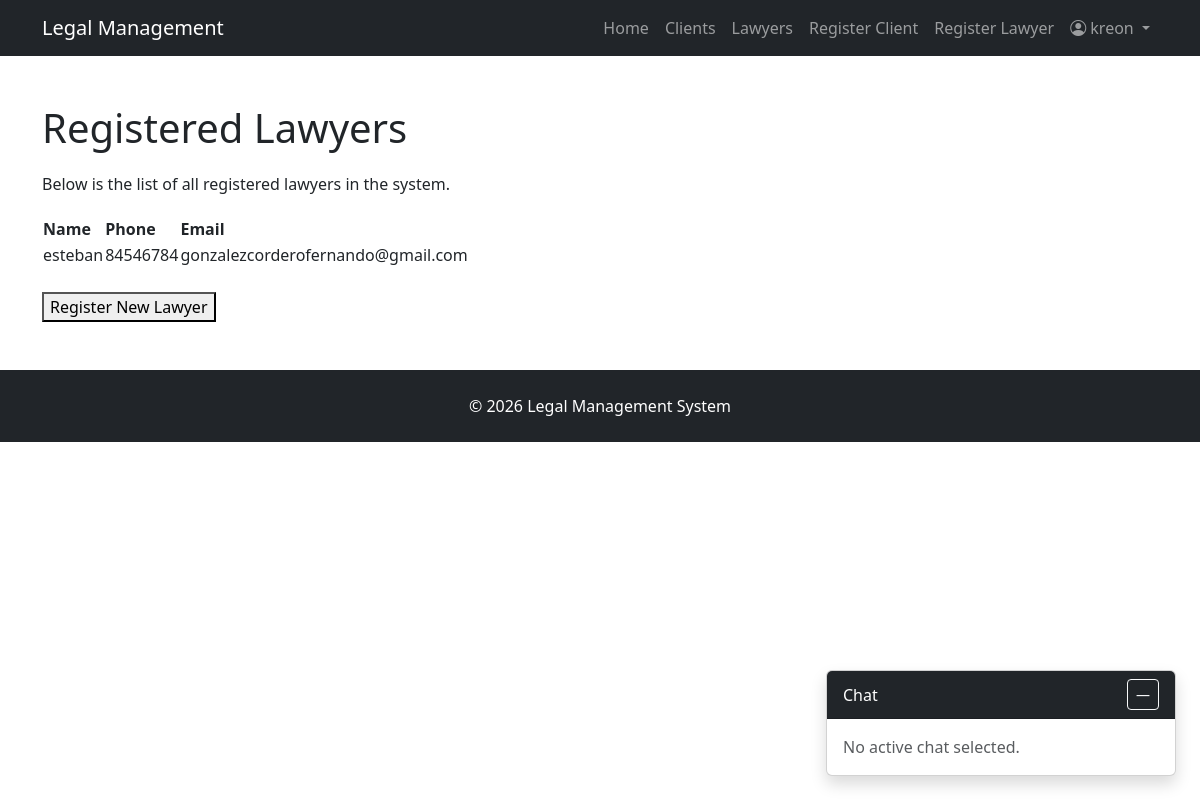
/lawyers/ (signed in), run on the app's committed database.
### pagina_web/models.py (models this page shows, shortened)
class Lawyer(models.Model):
    user = models.OneToOneField(
        User,
        on_delete=models.CASCADE,
        related_name="lawyer_profile"
    )
    name = models.CharField(max_length=150)
    phone = models.CharField(max_length=30)
    email = models.EmailField(unique=True)
    gps_location = models.CharField(
        max_length=255,
        blank=True,
        null=True,
        help_text="Example: 9.9281, -84.0907"
    )
    webpage = models.URLField(
        blank=True,
        null=True
    )
    carne = models.CharField(
        max_length=100,
        unique=True,
        blank=True,
    )
    photo = models.ImageField(
        upload_to="lawyer_photos/",
        blank=True,
        null=True,
    )

### pagina_web/views.py (the view)
def lawyer_list(request):
    lawyers = Lawyer.objects.all()
    return render(
        request,
        "pagina_web/lawyer_list.html",
        {"lawyers": lawyers},
    )

### pagina_web/templates/pagina_web/lawyer_list.html (shortened to what this page needs)
{% extends "pagina_web/base.html" %}
{% block content %}
<h1>Registered Lawyers</h1>
<p style="margin:20px 0;">
    Below is the list of all registered lawyers in the system.
</p>
<table>
    <thead>
        <tr>
            <th>Name</th>
            <th>Phone</th>
            <th>Email</th>
        </tr>
    </thead>
    <tbody>
    {% for lawyer in lawyers %}
        <tr>
            <td>{{ lawyer.name }}</td>
            <td>{{ lawyer.phone }}</td>
            <td>{{ lawyer.email }}</td>
        </tr>
    {% empty %}
        <tr>
            <td colspan="3">
                No lawyers have been registered yet.
            </td>
        </tr>
    {% endfor %}
    </tbody>
</table>
<br>
<a href="{% url 'register_lawyer' %}">
    <button>Register New Lawyer</button>
</a>
{% endblock %}

### pagina_web/templates/pagina_web/base.html (shortened to what this page needs)
<!DOCTYPE html>
<html lang="en">
<head>
    <link href="https://cdn.jsdelivr.net/npm/bootstrap-icons@1.11.3/font/bootstrap-icons.css" rel="stylesheet">
    <link href="https://cdn.jsdelivr.net/npm/bootstrap@5.3.3/dist/css/bootstrap.min.css" rel="stylesheet">
</head>
<body>
<nav class="navbar navbar-expand-lg navbar-dark bg-dark">
    <div class="container">
        <a class="navbar-brand" href="{% url 'home' %}">
            Legal Management
        </a>
        <div class="collapse navbar-collapse" id="navbarNav">
          <ul class="navbar-nav ms-auto align-items-center">
            {% if user.is_authenticated %}
                <li class="nav-item">
                    <a class="nav-link" href="{% url 'home' %}">
                        Home
                    </a>
                </li>
                {% if user.is_staff %}
                    <li class="nav-item">
                        <a class="nav-link" href="{% url 'client_list' %}">
                            Clients
                        </a>
                    </li>
                    <li class="nav-item">
                        <a class="nav-link" href="{% url 'lawyer_list' %}">
                            Lawyers
                        </a>
                    </li>
                    <li class="nav-item">
                        <a class="nav-link" href="{% url 'register_client' %}">
                            Register Client
                        </a>
                    </li>
                    <li class="nav-item">
                        <a class="nav-link" href="{% url 'register_lawyer' %}">
                            Register Lawyer
                        </a>
                    </li>
                {% endif %}
                <li class="nav-item dropdown">
                    <a
                        class="nav-link dropdown-toggle"
                        href="#"
                        id="userDropdown"
                        role="button"
                        data-bs-toggle="dropdown">
                        <i class="bi bi-person-circle"></i>
                        {{ user.username }}
                    </a>
                </li>
            {% endif %}
          </ul>
        </div>
    </div>
</nav>
<main class="py-5">
    <div class="container">
        {% block content %}
        {% endblock %}
    </div>
</main>
<footer class="py-4 bg-dark mt-auto">
    <div class="container">
        <p class="text-center text-white mb-0">
            © {% now "Y" %} Legal Management System
        </p>
    </div>
</footer>
{% if user.is_authenticated %}
    {% include "pagina_web/partials/_chat.html" %}
{% endif %}
</body>
</html>

### data on the page
Lawyer: name "esteban", phone "84546784", email "gonzalezcorderofernando@gmail.com"

### other printed values
{{ user.username }} "kreon"
